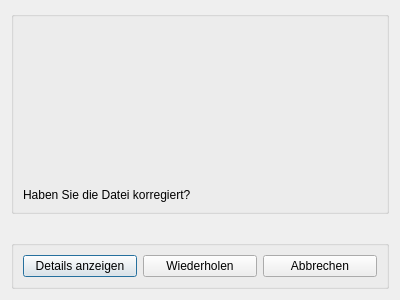
<?xml version="1.0" encoding="UTF-8"?>
<ui version="4.0">
 <class>ErrorWindow</class>
 <widget class="QDialog" name="ErrorWindow">
  <property name="geometry">
   <rect>
    <x>0</x>
    <y>0</y>
    <width>400</width>
    <height>300</height>
   </rect>
  </property>
  <property name="windowTitle">
   <string>Dialog</string>
  </property>
  <layout class="QVBoxLayout" name="verticalLayout_2">
   <item>
    <widget class="QGroupBox" name="groupBox_2">
     <property name="title">
      <string/>
     </property>
     <layout class="QVBoxLayout" name="verticalLayout">
      <item>
       <widget class="QLabel" name="label">
        <property name="text">
         <string/>
        </property>
       </widget>
      </item>
      <item>
       <spacer name="verticalSpacer">
        <property name="orientation">
         <enum>Qt::Vertical</enum>
        </property>
        <property name="sizeHint" stdset="0">
         <size>
          <width>20</width>
          <height>40</height>
         </size>
        </property>
       </spacer>
      </item>
      <item>
       <widget class="QLabel" name="label_2">
        <property name="maximumSize">
         <size>
          <width>300</width>
          <height>100</height>
         </size>
        </property>
        <property name="text">
         <string>Haben Sie die Datei korregiert?</string>
        </property>
       </widget>
      </item>
     </layout>
    </widget>
   </item>
   <item>
    <widget class="QLabel" name="labelDetails">
     <property name="text">
      <string/>
     </property>
    </widget>
   </item>
   <item>
    <widget class="QGroupBox" name="groupBox">
     <property name="title">
      <string/>
     </property>
     <layout class="QHBoxLayout" name="horizontalLayout">
      <item>
       <widget class="QPushButton" name="pushButtonDetails">
        <property name="text">
         <string>Details anzeigen</string>
        </property>
       </widget>
      </item>
      <item>
       <widget class="QPushButton" name="pushButtonWiederholen">
        <property name="text">
         <string>Wiederholen</string>
        </property>
       </widget>
      </item>
      <item>
       <widget class="QPushButton" name="pushButtonAbbrechen">
        <property name="text">
         <string>Abbrechen</string>
        </property>
       </widget>
      </item>
     </layout>
    </widget>
   </item>
  </layout>
 </widget>
 <resources/>
 <connections/>
</ui>
